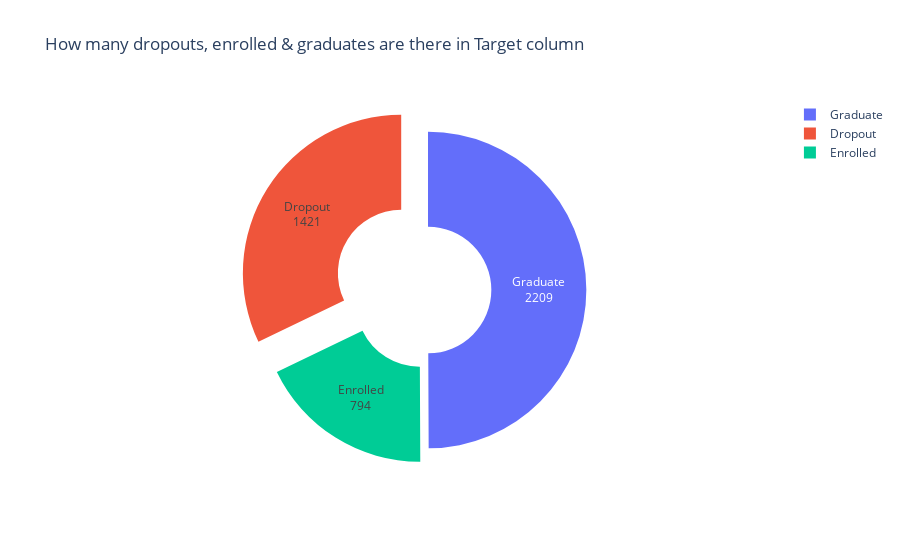

The notebook cell saved with this chart:
### Markdown cell above
#### We want to find the correlation of the Target Variable (Target) with other numeric columns

### Code cell
# Plot the above values
x = df['Target'].value_counts().index
y = df['Target'].value_counts().values

df = pd.DataFrame({
    'Target': x,
    'Count_T' : y
})

fig = px.pie(df,
             names ='Target', 
             values ='Count_T',
            title='How many dropouts, enrolled & graduates are there in Target column')

fig.update_traces(labels=['Graduate','Dropout','Enrolled'], hole=0.4,textinfo='value+label', pull=[0,0.2,0.1])
fig.show()

### Figure 1 — Plotly figure (JSON) as saved in the notebook; plotly's stock layout.template omitted (floating-point values rounded to 4 significant figures)
{"data": [{"domain": {"x": [0, 1], "y": [0, 1]}, "hole": 0.4, "hovertemplate": "Target=%{label}<br>Count_T=%{value}<extra></extra>", "labels": ["Graduate", "Dropout", "Enrolled"], "legendgroup": "", "name": "", "pull": [0, 0.2, 0.1], "showlegend": true, "textinfo": "value+label", "type": "pie", "values": [2209, 1421, 794]}], "layout": {"legend": {"tracegroupgap": 0}, "title": {"text": "How many dropouts, enrolled & graduates are there in Target column"}}}
